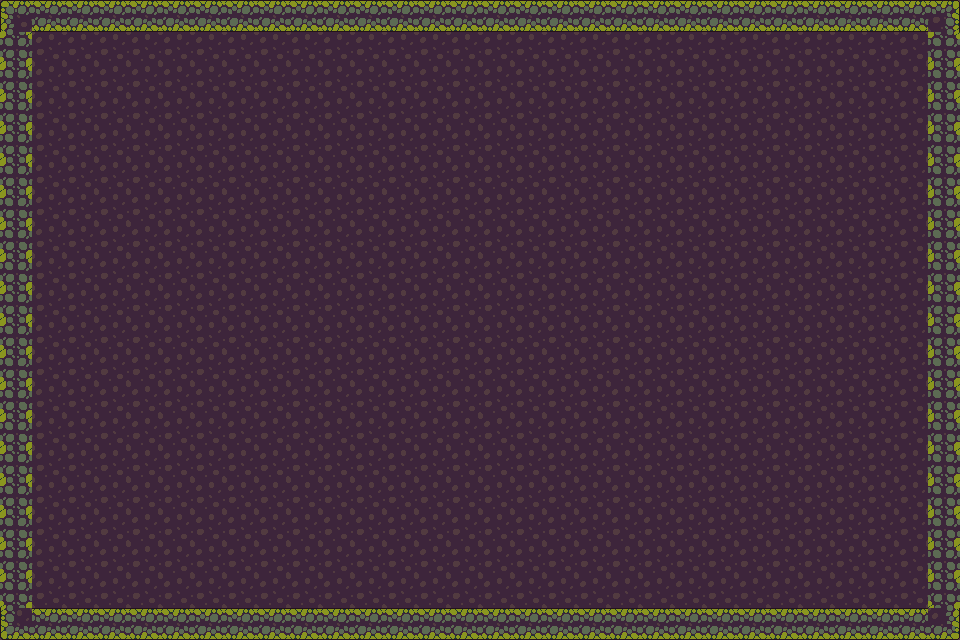

Rendered tile map (Tiled .tmx) drawn with the repository's tilesets; below, a short description and the map source with its tile grids summarised:
An orthogonal 30x20 tile map with 32x32 px tiles, 2 tile layers (ground, terrain) and 10 objects (eggs_spawn_area_3, eggs_spawn_area_2, eggs_spawn_area_1, remote_player_area_2, remote_player_area_1, ...).

<map version="1.2" tiledversion="1.3.5" orientation="orthogonal" renderorder="right-down" width="30" height="20" tilewidth="32" tileheight="32" infinite="0" nextlayerid="5" nextobjectid="23">
 <tileset firstgid="1" name="map" tilewidth="32" tileheight="32" tilecount="60" columns="10">
  <image source="Tileset.png" width="320" height="192" />
 </tileset>
 <layer id="1" name="ground" width="30" height="20">
  <data>[600 cells, 600 non-empty, 1 distinct tile ids]</data>
 </layer>
 <layer id="2" name="terrain" width="30" height="20">
  <data>[600 cells, 96 non-empty, 6 distinct tile ids]</data>
 </layer>
 <objectgroup id="3" name="objects" visible="0">
  <object id="1" name="eggs_spawn_area_3" x="30" y="95" width="897" height="449" />
  <object id="2" name="eggs_spawn_area_2" x="223" y="30" width="546" height="64" />
  <object id="3" name="eggs_spawn_area_1" x="224" y="544" width="700" height="65" />
  <object id="7" name="remote_player_area_2" x="769" y="32" width="156" height="60" />
  <object id="8" name="remote_player_area_1" x="33" y="30" width="187" height="62" />
  <object id="10" name="player_area" x="31" y="544" width="193" height="63" />
 </objectgroup>
 <objectgroup id="4" name="wall">
  <object id="15" name="4" x="1" y="0" width="29" height="640" />
  <object id="16" name="3" x="923" y="-1" width="36" height="639" />
  <object id="18" name="2" x="31" y="0" width="893" height="30" />
  <object id="20" name="1" x="30" y="608" width="894" height="31" />
 </objectgroup>
</map>
